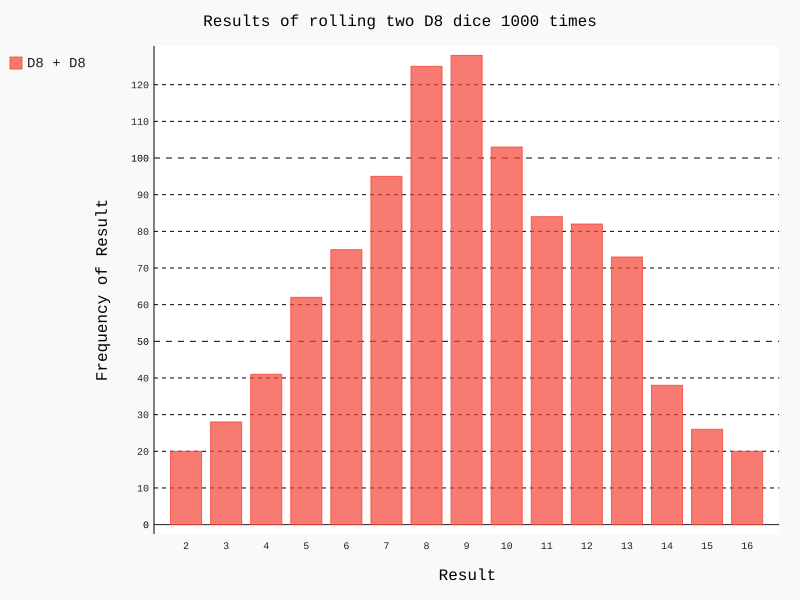

Here is the Python script that generated this plot:
import pygal
from die import Die

# Create two D8 dice
die_1 = Die(8)
die_2 = Die(8)

# Make some rolls, and store results in a list
results = []
for roll_num in range(1000):
    result = die_1.roll() + die_2.roll()
    results.append(result)

# Analyze the results
frequencies = []
max_result = die_1.num_sides + die_2.num_sides
for value in range(2, max_result+1):
    frequency = results.count(value)
    frequencies.append(frequency)

# print(frequencies)

# Visualize the results
hist = pygal.Bar()

hist.title = 'Results of rolling two D8 dice 1000 times'
hist.x_labels = list(range(2, 17))
hist.x_title = 'Result'
hist.y_title = 'Frequency of Result'

hist.add('D8 + D8', frequencies)
hist.render_to_file('two_d8.svg')
